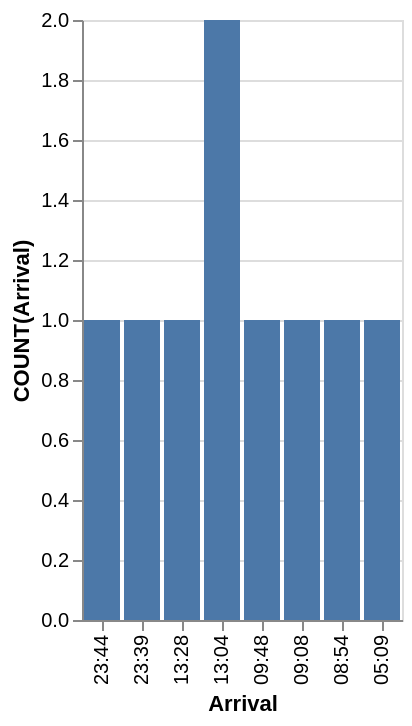

Source (Vega-Lite JSON):
### Vega-Lite specification from a JSON file in a GitHub repository (floating-point values rounded to 4 significant figures)
{"data": {"values": [{"x_data": "05:09", "y_data": 1}, {"x_data": "08:54", "y_data": 1}, {"x_data": "09:08", "y_data": 1}, {"x_data": "09:48", "y_data": 1}, {"x_data": "13:04", "y_data": 2}, {"x_data": "13:28", "y_data": 1}, {"x_data": "23:39", "y_data": 1}, {"x_data": "23:44", "y_data": 1}]}, "mark": "bar", "encoding": {"x": {"field": "x_data", "type": "nominal", "title": "Arrival", "sort": "descending"}, "y": {"field": "y_data", "type": "quantitative", "title": "COUNT(Arrival)"}}}
